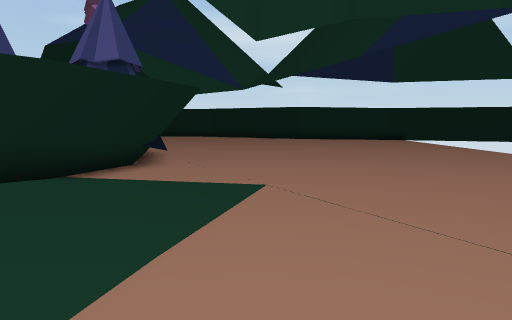
view 1 (above)

18 first-person views from a walk through a scene from a Unity 3-D project. The camera is 1.3 m above the floor, tilts 6° down and sees 70° across. The floor is counted in squares, 1 m on a side. Each view is taken from the middle of a square. On the plan, view 1 faces up. The plan holds only what a view shows up to about 15 squares ahead; the rest is blank. The place goes on beyond the plan. Some animated figures are left out.

view 2
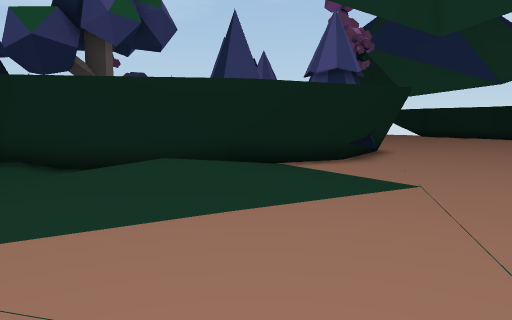

view 3
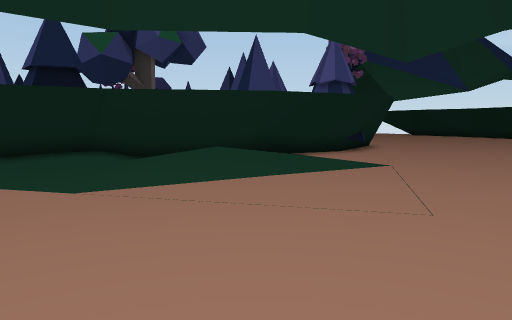

view 4
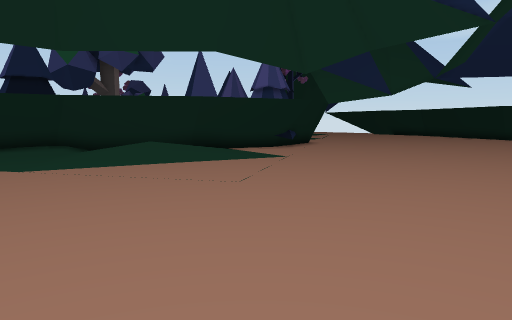

view 5
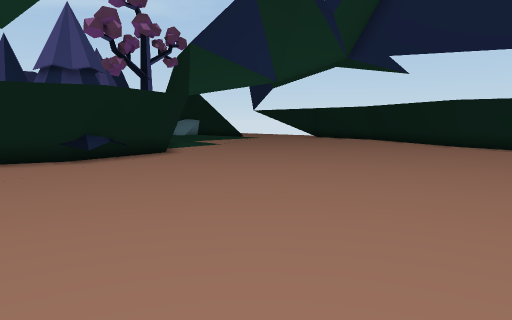

view 6
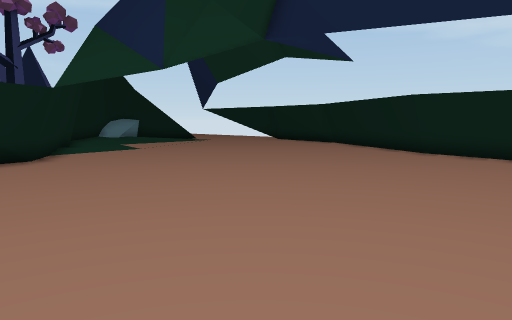

view 7
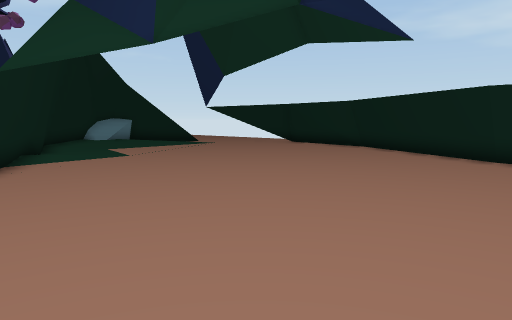

view 8
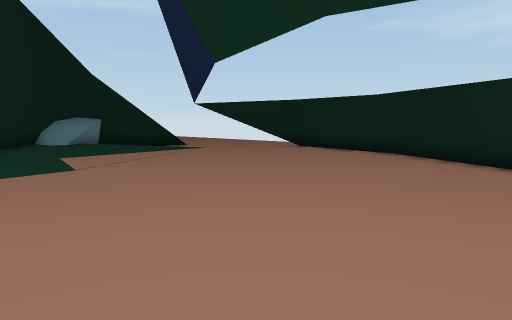

view 9
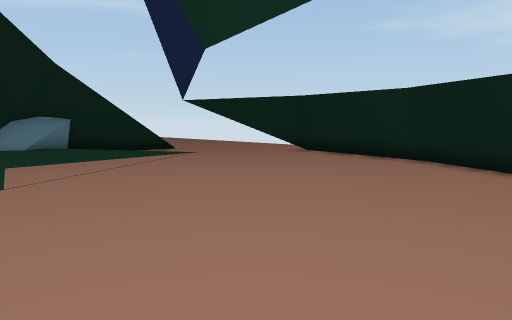

view 10
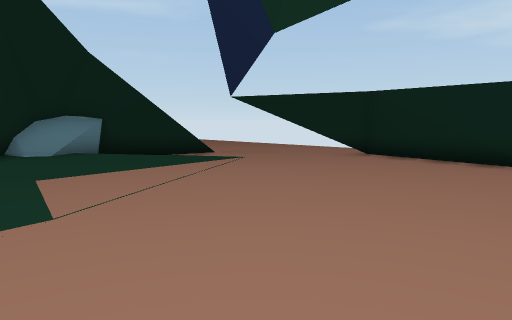

view 11
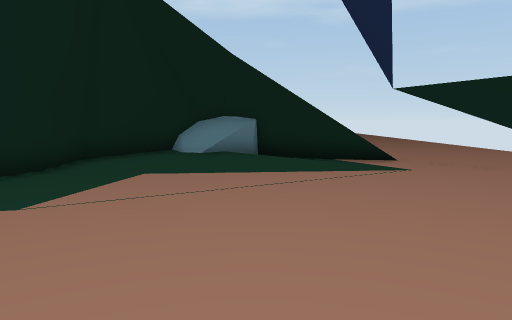

view 12
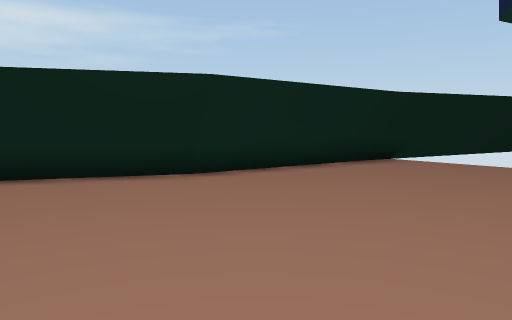

view 13
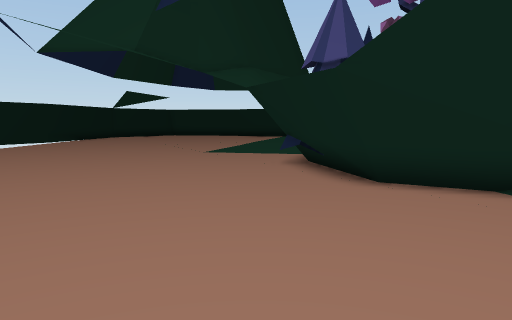

view 14
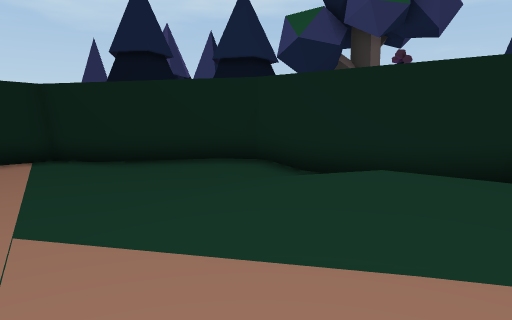

view 15
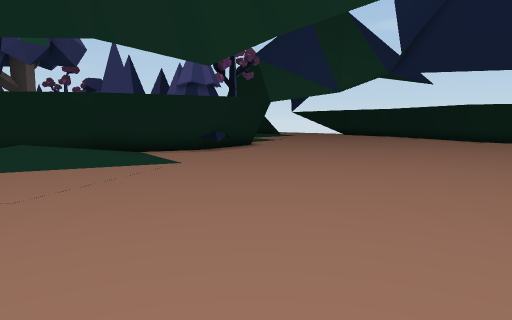

view 16
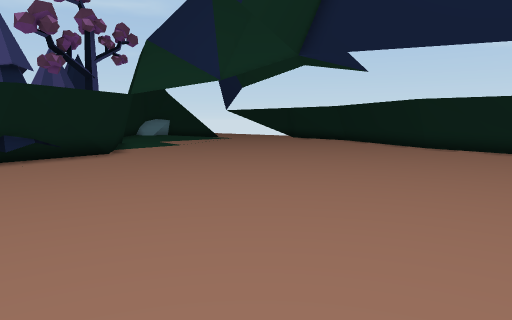

view 17
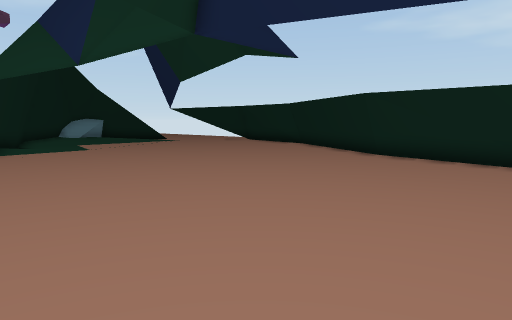

view 18
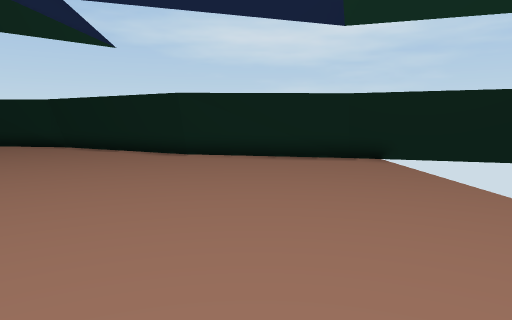

### Floor plan
Key: @ floor where view 1 was taken; # wall or solid block; . main floor; : floor 0.25 m higher than the main floor; + floor 0.5 m higher than the main floor; / step, stairs or slope; = window, fence, low wall or low ledge; ^ raised ledge; O other object.
Columns run from 16 left of view 1 to 11 right of it. Each row starts with its distance up from view 1.
 32 ^^^^  ^##
 31 ^^^^^^########=
 30 ^^^^^^#......###
 29 ^^^^ #.........###
 28   ^  ............###
 27   ^ ...............####
 26  ^# .................######
 25  ^#:.....................###
 24  O#:.......................#
 23   #:.......................
 22   #:.......................
 21   ##.......................
 20   ^#.......................
 19    ^##.....................
 18      ^###..................
 17         ^##................
 16          ^###.............
 15           O^#..............
 14             ## ............
 13             O# ...........
 12            OO##...........
 11        O   OO##...........
 10        O    O#............
  9             ##.............
  8            ##.............
  7            =#//...........
  6     OO    ^##/::..........
  5          O##:+:...........
  4          ^#:/+/...........
  3         ^#.//+/...........
  2        O##.:/:/..........
  1        O#..../........... .
  0        O#.......@........
 -1     OOO=#................
 -2       O##...............
 -3       O#....         .   .

Positions as (right, up) in squares from view 1, and headings:
1: (0, 0), facing up
2: (3, 0), facing up-left
3: (5, -3), facing up-left
4: (9, -3), facing up-left
5: (9, 7), facing up-left
6: (9, 12), facing up-left
7: (6, 14), facing up-left
8: (3, 17), facing up-left
9: (1, 19), facing up-left
10: (-2, 19), facing up-left
11: (-2, 24), facing left
12: (-2, 20), facing up-right
13: (-2, 23), facing down
14: (2, 2), facing left
15: (10, 1), facing up-left
16: (10, 9), facing up-left
17: (10, 14), facing up-left
18: (6, 13), facing up
